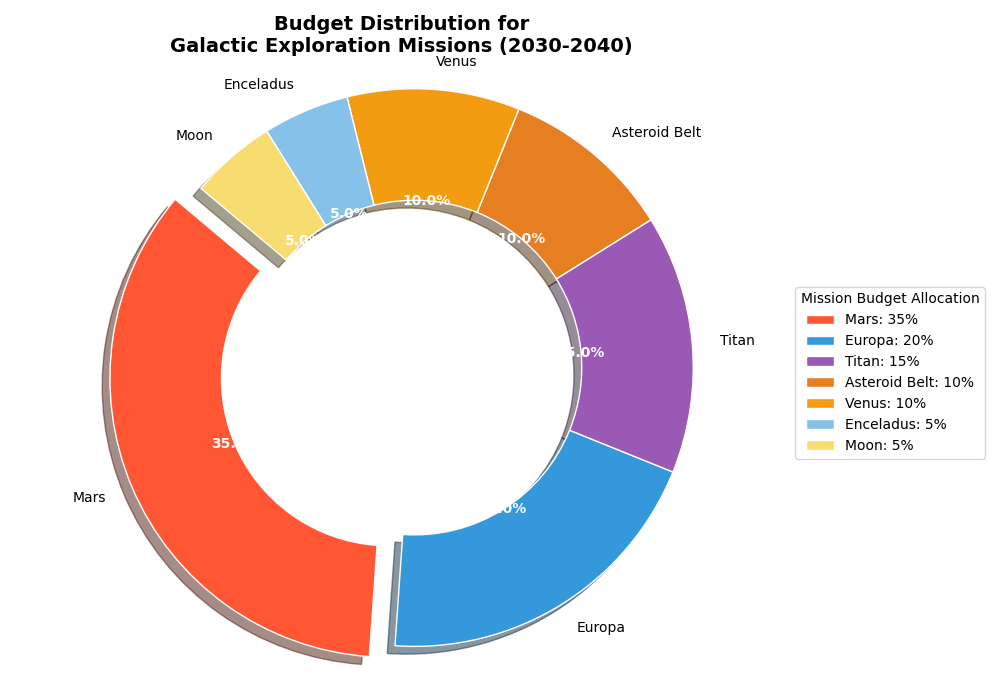

The Python source for this figure:
import matplotlib.pyplot as plt

# Celestial bodies and their budget allocations
destinations = ['Mars', 'Europa', 'Titan', 'Asteroid Belt', 'Venus', 'Enceladus', 'Moon']
budget_allocation = [35, 20, 15, 10, 10, 5, 5]

# Colors inspired by celestial body characteristics
colors = ['#FF5733', '#3498DB', '#9B59B6', '#E67E22', '#F39C12', '#85C1E9', '#F7DC6F']

# Explode the largest slice (Mars) to highlight it
explode = (0.1, 0, 0, 0, 0, 0, 0)

# Create the donut chart
fig, ax = plt.subplots(figsize=(10, 7))
wedges, texts, autotexts = ax.pie(
    budget_allocation,
    explode=explode,
    labels=destinations,
    colors=colors,
    autopct='%1.1f%%',
    startangle=140,
    shadow=True,
    wedgeprops=dict(edgecolor='w', width=0.4)  # Added width to create donut effect
)

# Style the autotexts for better visibility
for autotext in autotexts:
    autotext.set_color('white')
    autotext.set_fontsize(10)
    autotext.set_weight('bold')

# Set aspect ratio to ensure pie is drawn as a circle
ax.axis('equal')

# Title
plt.title("Budget Distribution for\nGalactic Exploration Missions (2030-2040)", fontsize=14, fontweight='bold')

# Legend
legend_labels = [f"{destination}: {allocation}%" for destination, allocation in zip(destinations, budget_allocation)]
ax.legend(legend_labels, title="Mission Budget Allocation", loc="center left", bbox_to_anchor=(1, 0.5), fontsize=10)

# Tight layout
plt.tight_layout()

# Display the plot
plt.show()
